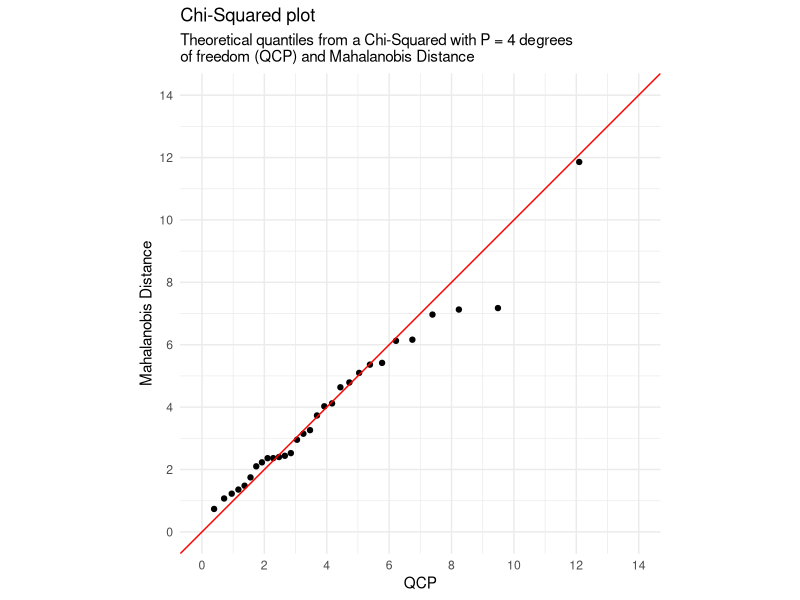
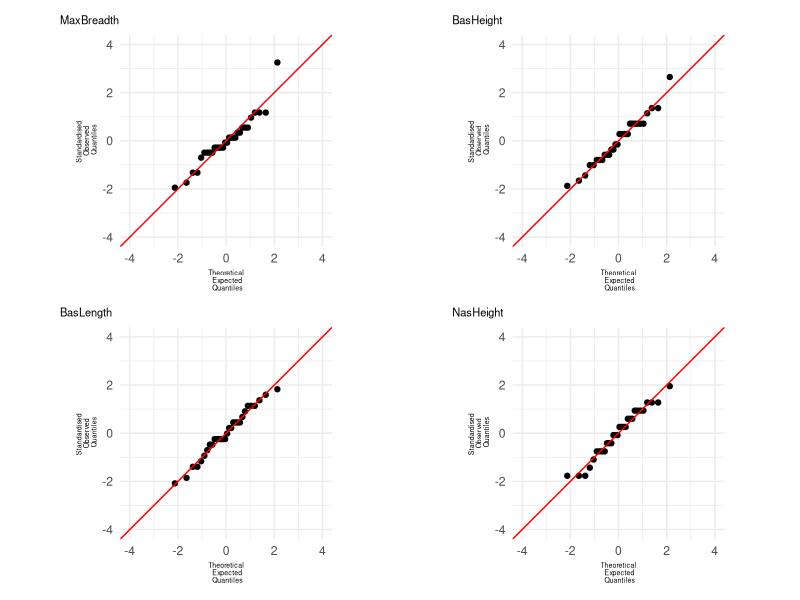

The R script that drew these images, in order:
## ---- chunk 1
dat <- read.csv("CA1.csv")

library(dplyr)
period_2 <- dat |> filter(TimePeriod ==2)
period_2 <- scale(period_2[,1:4])
## ---- chunk 2
library(ggplot2)
# chi-squared plots
d2 <- mahalanobis(period_2, colMeans(period_2), cov= cov(period_2))
d2 <- sort(d2)
qcp <-  qchisq((1:nrow(period_2) - 0.5)/nrow(period_2), ncol(period_2))

df1 <- data.frame(x=qcp, y=d2)
ggplot()+
  geom_point(data = df1, aes(x=x, y=y), color = "black")+
  geom_abline(intercept = 0, slope = 1, color="red") +
  labs(
    title = "Chi-Squared plot",
    subtitle = "Theoretical quantiles from a Chi-Squared with P = 4 degrees
of freedom (QCP) and Mahalanobis Distance", 
    x = "QCP",
    y = "Mahalanobis Distance"
  ) +
  scale_x_continuous(
    breaks = seq(0, 14, by = 2), 
    limits = c(0, 14)  
  ) +
  scale_y_continuous(
    breaks = seq(0, 14, by = 2),  
    limits = c(0, 14)  
  ) +
  coord_fixed(ratio = 1) +  
  theme_minimal()

critical <- qchisq(0.5, df = 4)
print(paste("Proportion of points where D^2 < critical value", round(mean(d2 < critical)*100),2))

## ---- chunk 3
library(knitr)
library(ggplot2)
library(patchwork)

# qqplot
p_val <- matrix(nrow=4,ncol = 1)
plots <- list()

for(i in 1:ncol(period_2)){
  result <- qqnorm(period_2[, i], main=colnames(period_2)[i], plot.it = FALSE)
  df <- data.frame(x = result$x, y = result$y)
  plots[[i]] <- ggplot()+
    geom_point(data = df, aes(x=x,y=y), color = "black")+
    geom_abline(slope = 1, intercept = 0, color = "red") +
    ggtitle(colnames(period_2)[i]) +
    coord_fixed(ratio = 1) +
    scale_x_continuous(
      breaks = seq(-4, 4, by = 2),  
      limits = c(-4, 4)  
    )+
    scale_y_continuous(
      breaks = seq(-4, 4, by = 2),  
      limits = c(-4, 4)  
    ) + 
    labs(
      y = "Standardised \nObserved\n Quantiles", 
      x = "Theoretical\n Expected\n Quantiles"
    ) +
    theme_minimal() +
    theme(
      axis.title.x = element_text(size = 5),
      axis.title.y = element_text(size = 5), 
      plot.title = element_text(size = 8), 
      ) 
  
  p_val[i] <- shapiro.test(period_2[,i])$p.value
}
wrap_plots(plots, nrow=2) + 
  plot_layout(nrow = 2, ncol = 2, widths = c(2, 2), heights = c(2, 2))
rownames(p_val) <- colnames(period_2)
colnames(p_val) <- "P Value"

kable(p_val, caption = "Shapiro Wilk Test")
